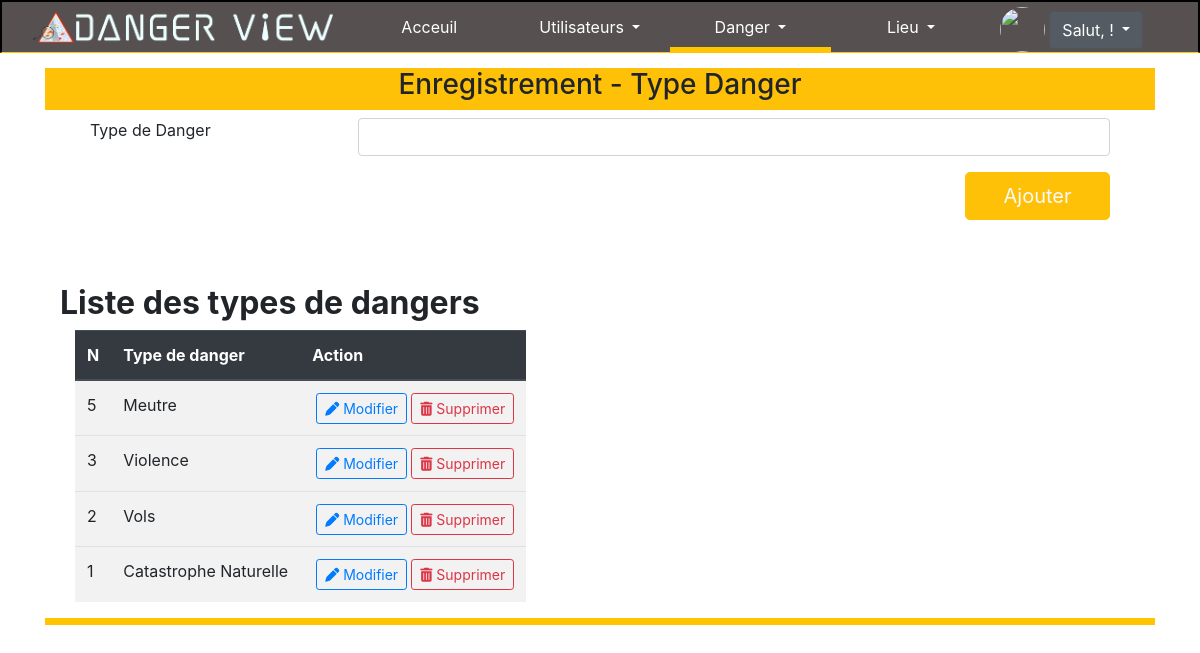
Page /ajout-tdanger.php on the committed database.
### tables this page shows
CREATE TABLE `typedanger` (
  `idTypeDanger` int(11) NOT NULL,
  `typeDanger` varchar(50) NOT NULL,
  `idUtilisateur` int(11) NOT NULL,
  `dernieremodification` datetime NOT NULL
);

### forms/f-type-danger.php (the view, shortened to what this page needs)
<div class="container-fluid">
        <div class="ml-auto mr-auto  block-forms" style="width:90vw;">
            <header class="row bg-warning">
                <div class="col-md-10 col-lg-10 ml-auto mr-auto">
                    <h3 class="text-center">
                    <?php
                                if (isset($_GET['operation']) && ($_GET['operation'] == 'modification') ) {
                                    echo 'Modification -  Type Danger';
                                    if(!empty($_GET['id']))
                                    {
                                        $id = checkInput($_GET['id']);
                                    }
                                    $db= Database::connect();
                                    $recupUnique = $db->query("SELECT * FROM typedanger WHERE idTypeDanger= $id");
                                    $tdanger = $recupUnique->fetch();
                                    Database::deconnect();
                                } else {
                                    echo 'Enregistrement -  Type Danger';
                                }
                            ?>
                    </h3>
                </div>
            </header>
            <section class="row bg-dger-white bd-dger-white">
                <div class="monformulaire container-fluid">
                <form action="<?php
                                if (isset($_GET['operation']) && ($_GET['operation'] == 'modification') ) {
                                    echo 'traitement/update-tdanger.php?id='.$id ;
                                } else {
                                    echo 'traitement/add-tdanger.php';
                                }
                            ?>" method="POST" enctype="multipart/form-data" class="container-fluid">
                        <div class="form-group row mt-2">
                            <label for="tdanger" class="col-lg-3 col-md-2 ">Type de Danger</label>
                            <div class="col-lg col-md col-sm">
                                <input type="text" name="tdanger" id="" class="form-control <?php echo $_SESSION['echec']; $_SESSION['echec']="";  ?>" <?php  if (@$_GET['operation'] == 'modification') {
                                    echo 'value="' .$tdanger['typeDanger'].'"';
                                } ?> required>
                            </div>
                        </div>
                        <div class="row">
                            <div class="form-group col-md-2 ml-auto">
                                <button type="submit" class="btn btn-warning btn-lg col-md mr-auto text-light"><?php
                                if (isset($_GET['operation'])) {
                                    echo 'Modifier';
                                } else {
                                    echo 'Ajouter';
                                }
                            ?></button>
                            </div>
                        </div>
                </form>
                </div>
                <section class="mt-5 container-fluid">
                    <h2 class="mb-2"><strong>Liste des types de dangers  </strong></h2>
                    <table class="table table-striped container-fluid content-justify-center table-responsive w-100">
                        <thead class="thead-dark">
                            <tr>
                                <th>N</th>
                                <th>Type de danger</th>
                                <th>Action</th>
                            </tr>
                        </thead>
                        <tbody>
                            <?php
                                $db= Database::connect();
                                $recuptDanger = $db->query('SELECT * FROM  typedanger ORDER BY idTypeDanger DESC');
                                while($tDanger = $recuptDanger-> fetch())
                                {
                                    echo '<tr>
                                    <td>';
                                    echo $tDanger['idTypeDanger'];
                                    echo '</td>
                                    <td>';
                                    echo $tDanger['typeDanger'];
                                    echo '</td><td>';
                                    echo '<a class="btn btn-outline-primary btn-sm ml-1" href="ajout-tdanger.php?id='.$tDanger['idTypeDanger'].'&operation=modification"><i class="fas fa-pen" aria-hidden="true"></i> Modifier</a>';
                                    echo '<a class="btn btn-outline-danger btn-sm ml-1 text-danger" data-toggle="modal" data-target="#exampleModalCenter'.$tDanger['idTypeDanger'].'"><i class="fa fa-trash" aria-hidden="true"></i> Supprimer</a>';
                                    echo '</td>
                                    <tr>';
                                    echo  '<div class="modal fade" id="exampleModalCenter'.$tDanger['idTypeDanger'].'" tabindex="-1" role="dialog" aria-labelledby="exampleModalCenterTitle" aria-hidden="true">
                                    <div class="modal-dialog modal-dialog-centered" role="document">
                                        <div class="modal-content">
                                        <div class="modal-header">
                                            <h5 class="modal-title" id="exampleModalLongTitle">Supprimer un utilisateur</h5>
                                            <button type="button" class="close" data-dismiss="modal" aria-label="Close">
                                            <span aria-hidden="true">&times;</span>
                                            </button>
                                        </div>
                                        <div class="modal-body">
                                            Etes vous sur de vouloir supprimer  le type : '.$tDanger['typeDanger'].'?
                                        </div>
                                        <div class="modal-footer">
                                            <form class="form" action="delete.php" role="form" method="post">
                                                <input type="hidden" name="id" value="'.$tDanger['typeDanger'].'"/>
                                                <button type="button" class="btn btn-outline-dark" data-dismiss="modal">Annuler</button>
                                                <a href="traitement/delete-tdanger.php?id='.$tDanger['idTypeDanger'].'" class="btn btn-danger">Supprimer</a>
                                            </form>
                                        </div>
                                    </div>
                                    </div>';
                                }
                            ?>
                        </tbody>
                    </table>
                </section>
            </section>
        </div>
</div>

### style/style-admin.css (style rules this page uses)
.bd-dger-white { border-bottom: 7px solid #ffc500 !important; }
.bg-dger-white { background-color: #fff !important; }
.block-forms { margin-top: 15px !important; }
.monformulaire { margin: 0 15px !important; }
label { margin-right: 5px !important; }

### rows in the picture
typedanger: idTypeDanger "5", typeDanger "Meutre"
typedanger: idTypeDanger "3", typeDanger "Violence"
typedanger: idTypeDanger "2", typeDanger "Vols"
typedanger: idTypeDanger "1", typeDanger "Catastrophe Naturelle"
